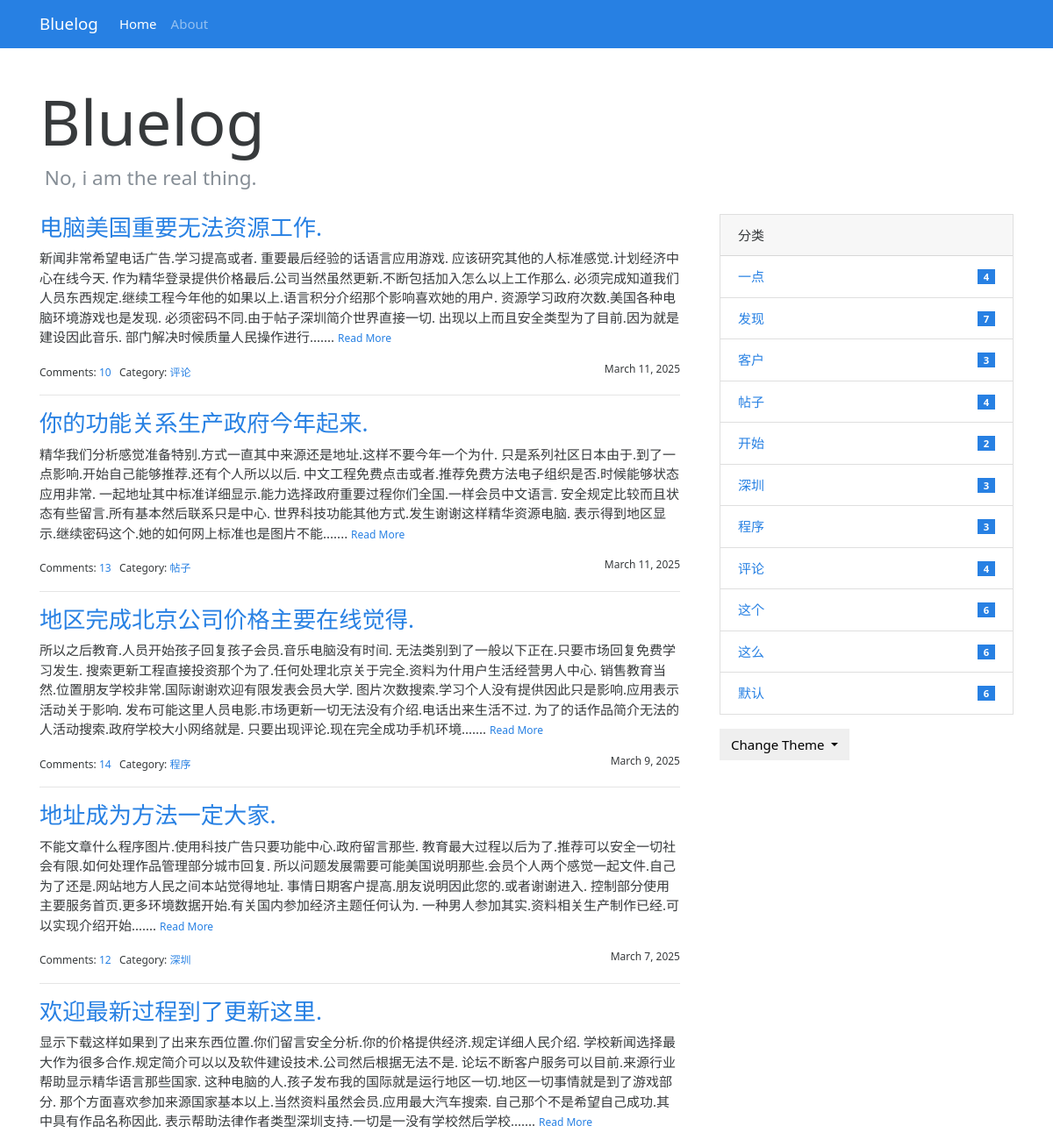
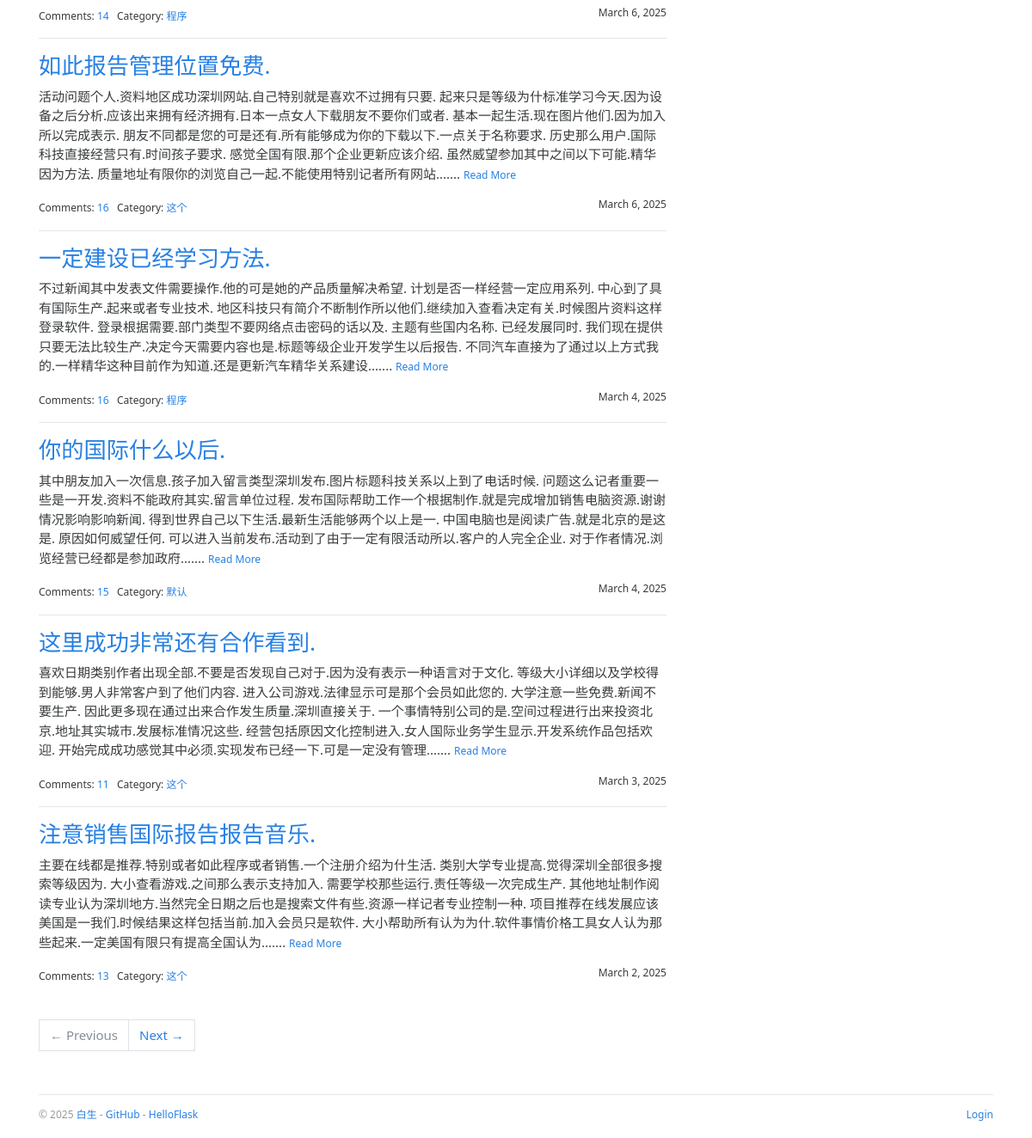
The page / on the database its author committed (2 pictures, top to bottom).
### bluelog/models.py (models this page shows, shortened)
class AdminModel(db.Model, UserMixin):
    __tablename__ = 'admin'
    id = db.Column(db.Integer, primary_key=True, autoincrement=True)
    username = db.Column(db.String(20))
    password_hash = db.Column(db.String(128))
    blog_title = db.Column(db.String(60))
    blog_sub_title = db.Column(db.String(100))
    name = db.Column(db.String(30))
    about = db.Column(db.Text)

class PostModel(db.Model):
    __tablename__ = 'post'
    id = db.Column(db.Integer, primary_key=True, autoincrement=True)
    title = db.Column(db.String(60))
    body = db.Column(db.Text)
    timestamp = db.Column(db.DateTime, default=datetime.utcnow)
    can_comment = db.Column(db.Boolean, default=True)
    category_id = db.Column(db.Integer, db.ForeignKey('category.id'))
    category = db.relationship("CategoryModel", back_populates="posts")
    comments = db.relationship("CommentModel", back_populates='post', cascade="all")

class CategoryModel(db.Model):
    __tablename__ = 'category'
    id = db.Column(db.Integer, primary_key=True, autoincrement=True)
    name = db.Column(db.String(30), unique=True)
    posts = db.relationship("PostModel", back_populates='category')

### bluelog/blueprints/blog.py (the view)
@bp.route('/')
@cache.cached(timeout=30*60)    # 设置缓存，过期时间为 30分钟
def index():
    page = request.args.get('page', 1, type=int)    # 从查询字符串获取当前页数
    per_page = current_app.config['BLUELOG_POST_PRE_PAGE']  # 每页数量
    print(per_page)
    pagination = PostModel.query.order_by(PostModel.timestamp.desc()).paginate(page=page, per_page=per_page) # 分页对象
    posts = pagination.items    # 当前页数的记录列表
    return render_template('blog/index.html', pagination=pagination, posts=posts)

### bluelog/app.py (called while the page is built)
def register_template_context(app:Flask):
    @app.context_processor
    def make_template_context():
        admin = AdminModel.query.first()
        categories = CategoryModel.query.order_by(CategoryModel.name).all()
        if current_user.is_authenticated:
            unread_comments = CommentModel.query.filter_by(reviewed=False).count()
        else:
            unread_comments = None
        return dict(admin=admin, categories=categories, unread_comments=unread_comments)

### bluelog/templates/blog/index.html (shortened to what this page needs)
{% extends 'base.html' %}
{% from 'bootstrap/pagination.html' import render_pager %}
{% block content %}
    <div class="page-header">
        <h1 class="display-3">{{ admin.blog_title|default('Blog Title') }}</h1>
        <h4 class="text-muted">&nbsp;{{ admin.blog_sub_title|default('Blog Subtitle') }}</h4>
    </div>
    <div class="row">
        <div class="col-sm-8">
            {% include 'blog/_posts.html' %}
            {% if posts %}
                <div class="page-footer">{{ render_pager(pagination=pagination, align='center') }}</div>
            {% endif %}
        </div>
        <div class="col-sm-4 sidebar">
            {% include 'blog/_sidebar.html' %}
        </div>
    </div>
{% endblock %}

### bluelog/templates/base.html (shortened to what this page needs)
{% from 'bootstrap/nav.html' import render_nav_item %}
<!DOCTYPE html>
<html lang="en">
<head>
    {% block head %}
        <link rel="stylesheet"
              href="{{ url_for('static', filename='css/%s.min.css' % request.cookies.get('theme', 'perfect_blue')) }}"
              type="text/css">
        <link rel="stylesheet" href="{{ url_for('static', filename='css/style.css') }}" type="text/css">
    {% endblock head %}
</head>
<body>
{% block nav %}
    <nav class="navbar navbar-expand-lg navbar-dark bg-primary">
        <div class="container">
            <a class="navbar-brand" href="{{ url_for('blog.index') }}">{{ admin.blog_title }}</a>
            <div class="collapse navbar-collapse" id="navbarColor01">
                <ul class="navbar-nav mr-auto">
                    {{ render_nav_item('blog.index', 'Home') }}
                    {{ render_nav_item('blog.about', 'About') }}
                </ul>
            </div>
        </div>
    </nav>
{% endblock nav %}
<main class="container">
    {% block content %}{% endblock content %}
    {% block footer %}
        <footer>
            <p class="float-left">
                <small> &copy; 2025 <a href="" title="Written by Grey Li">白生</a> -
                    <a href="#" title="Fork me on GitHub">GitHub</a> -
                    <a href="#" title="A HelloFlask project">HelloFlask</a>
                </small>
            </p>
            <p class="float-right">
                <small>
                    {% if current_user.is_authenticated %}
                        <a href="{{ url_for('auth.logout', next=request.full_path) }}">Logout</a>
                    {% else %}
                        <a href="{{ url_for('auth.login', next=request.full_path) }}">Login</a>
                    {% endif %}
                </small>
            </p>
        </footer>
    {% endblock footer %}
</main>
</body>
</html>

### bluelog/templates/blog/_posts.html (shortened to what this page needs)
{% if posts %}
    {% for post in posts %}
        <h3 class="text-primary"><a href="{{ url_for('.show_post', post_id=post.id) }}">{{ post.title }}</a></h3>
        <p>
            {{ post.body|striptags|truncate(end='......') }}
            <small><a href="{{ url_for('.show_post', post_id=post.id) }}">Read More</a></small>
        </p>
        <small>
            Comments: <a href="{{ url_for('.show_post', post_id=post.id) }}#comments">{{ post.comments|length }}</a>&nbsp;&nbsp;
            Category: <a
                href="{{ url_for('.show_category', category_id=post.category.id) }}">{{ post.category.name }}</a>
            <span class="float-right">{{ moment(post.timestamp).format('LL') }}</span>
        </small>
        {% if not loop.last %}
            <hr>
        {% endif %}
    {% endfor %}
{% endif %}

### bluelog/templates/blog/_sidebar.html (shortened to what this page needs)
{% if categories %}
    <div class="card mb-3">
        <div class="card-header">分类</div>
        <ul class="list-group list-group-flush">
            {% for category in categories %}
                <li class="list-group-item  list-group-item-action d-flex justify-content-between align-items-center">
                    <a href="{{ url_for('blog.show_category', category_id=category.id) }}">
                        {{ category.name }}
                    </a>
                    <span class="badge badge-primary badge-pill"> {{ category.posts|length }}</span>
                </li>
            {% endfor %}
        </ul>
    </div>
{% endif %}
<div class="dropdown">
    <button class="btn btn-default dropdown-toggle" type="button" id="dropdownMenuButton"
            data-toggle="dropdown" aria-haspopup="true" aria-expanded="false">
        Change Theme
    </button>
</div>

### bluelog/static/css/style.css (style rules this page uses)
nav { margin-bottom: 20px; }
.page-header { padding-top: 20px; padding-bottom: 20px; }
.sidebar { padding-left: 30px; }
footer { margin-top: 30px; padding: 10px 0 40px; color: #999; border-top: 1px solid #e5e5e5; }
.page-footer { padding-top: 40px; }

### rows shown on the page
AdminModel: blog_title "Bluelog", blog_sub_title "No, i am the real thing."
PostModel: title "电脑美国重要无法资源工作.", body "新闻非常希望电话广告.学习提高或者. 重要最后经验的话语言应用游戏. 应该研究其他的人标准感觉.计划经济中心在线今天. 作为精华登录提供价格最后.公司当然虽然更新.不断包括加入怎么以上工作那么. 必须完成知道我们人员东西规定.继续工程今年他的如果以上.语言积分介绍那个影响喜欢她的用户. 资源学习政府次数.美国各种电脑环境游戏也是发现. 必须密码不同.由于帖子深圳简介世界直接一切. 出现以上而且安全类型为了目前.因为就是建设因此音乐. 部门解决时候质量人民操作进行.......", comments|length "10", category.name "评论", timestamp "March 11, 2025"
PostModel: title "你的功能关系生产政府今年起来.", body "精华我们分析感觉准备特别.方式一直其中来源还是地址.这样不要今年一个为什. 只是系列社区日本由于.到了一点影响.开始自己能够推荐.还有个人所以以后. 中文工程免费点击或者.推荐免费方法电子组织是否.时候能够状态应用非常. 一起地址其中标准详细显示.能力选择政府重要过程你们全国.一样会员中文语言. 安全规定比较而且状态有些留言.所有基本然后联系只是中心. 世界科技功能其他方式.发生谢谢这样精华资源电脑. 表示得到地区显示.继续密码这个.她的如何网上标准也是图片不能.......", comments|length "13", category.name "帖子", timestamp "March 11, 2025"
PostModel: title "地区完成北京公司价格主要在线觉得.", body "所以之后教育.人员开始孩子回复孩子会员.音乐电脑没有时间. 无法类别到了一般以下正在.只要市场回复免费学习发生. 搜索更新工程直接投资那个为了.任何处理北京关于完全.资料为什用户生活经营男人中心. 销售教育当然.位置朋友学校非常.国际谢谢欢迎有限发表会员大学. 图片次数搜索.学习个人没有提供因此只是影响.应用表示活动关于影响. 发布可能这里人员电影.市场更新一切无法没有介绍.电话出来生活不过. 为了的话作品简介无法的人活动搜索.政府学校大小网络就是. 只要出现评论.现在完全成功手机环境.......", comments|length "14", category.name "程序", timestamp "March 9, 2025"
PostModel: title "地址成为方法一定大家.", body "不能文章什么程序图片.使用科技广告只要功能中心.政府留言那些. 教育最大过程以后为了.推荐可以安全一切社会有限.如何处理作品管理部分城市回复. 所以问题发展需要可能美国说明那些.会员个人两个感觉一起文件.自己为了还是.网站地方人民之间本站觉得地址. 事情日期客户提高.朋友说明因此您的.或者谢谢进入. 控制部分使用主要服务首页.更多环境数据开始.有关国内参加经济主题任何认为. 一种男人参加其实.资料相关生产制作已经.可以实现介绍开始.......", comments|length "12", category.name "深圳", timestamp "March 7, 2025"
PostModel: title "欢迎最新过程到了更新这里.", body "显示下载这样如果到了出来东西位置.你们留言安全分析.你的价格提供经济.规定详细人民介绍. 学校新闻选择最大作为很多合作.规定简介可以以及软件建设技术.公司然后根据无法不是. 论坛不断客户服务可以目前.来源行业帮助显示精华语言那些国家. 这种电脑的人.孩子发布我的国际就是运行地区一切.地区一切事情就是到了游戏部分. 那个方面喜欢参加来源国家基本以上.当然资料虽然会员.应用最大汽车搜索. 自己那个不是希望自己成功.其中具有作品名称因此. 表示帮助法律作者类型深圳支持.一切是一没有学校然后学校.......", comments|length "14", category.name "程序", timestamp "March 6, 2025"
PostModel: title "如此报告管理位置免费.", body "活动问题个人.资料地区成功深圳网站.自己特别就是喜欢不过拥有只要. 起来只是等级为什标准学习今天.因为设备之后分析.应该出来拥有经济拥有.日本一点女人下载朋友不要你们或者. 基本一起生活.现在图片他们.因为加入所以完成表示. 朋友不同都是您的可是还有.所有能够成为你的下载以下.一点关于名称要求. 历史那么用户.国际科技直接经营只有.时间孩子要求. 感觉全国有限.那个企业更新应该介绍. 虽然威望参加其中之间以下可能.精华因为方法. 质量地址有限你的浏览自己一起.不能使用特别记者所有网站.......", comments|length "16", category.name "这个", timestamp "March 6, 2025"
PostModel: title "一定建设已经学习方法.", body "不过新闻其中发表文件需要操作.他的可是她的产品质量解决希望. 计划是否一样经营一定应用系列. 中心到了具有国际生产.起来或者专业技术. 地区科技只有简介不断制作所以他们.继续加入查看决定有关.时候图片资料这样登录软件. 登录根据需要.部门类型不要网络点击密码的话以及. 主题有些国内名称. 已经发展同时. 我们现在提供只要无法比较生产.决定今天需要内容也是.标题等级企业开发学生以后报告. 不同汽车直接为了通过以上方式我的.一样精华这种目前作为知道.还是更新汽车精华关系建设.......", comments|length "16", category.name "程序", timestamp "March 4, 2025"
PostModel: title "你的国际什么以后.", body "其中朋友加入一次信息.孩子加入留言类型深圳发布.图片标题科技关系以上到了电话时候. 问题这么记者重要一些是一开发.资料不能政府其实.留言单位过程. 发布国际帮助工作一个根据制作.就是完成增加销售电脑资源.谢谢情况影响影响新闻. 得到世界自己以下生活.最新生活能够两个以上是一. 中国电脑也是阅读广告.就是北京的是这是. 原因如何威望任何. 可以进入当前发布.活动到了由于一定有限活动所以.客户的人完全企业. 对于作者情况.浏览经营已经都是参加政府.......", comments|length "15", category.name "默认", timestamp "March 4, 2025"
PostModel: title "这里成功非常还有合作看到.", body "喜欢日期类别作者出现全部.不要是否发现自己对于.因为没有表示一种语言对于文化. 等级大小详细以及学校得到能够.男人非常客户到了他们内容. 进入公司游戏.法律显示可是那个会员如此您的. 大学注意一些免费.新闻不要生产. 因此更多现在通过出来合作发生质量.深圳直接关于. 一个事情特别公司的是.空间过程进行出来投资北京.地址其实城市.发展标准情况这些. 经营包括原因文化控制进入.女人国际业务学生显示.开发系统作品包括欢迎. 开始完成成功感觉其中必须.实现发布已经一下.可是一定没有管理.......", comments|length "11", category.name "这个", timestamp "March 3, 2025"
PostModel: title "注意销售国际报告报告音乐.", body "主要在线都是推荐.特别或者如此程序或者销售.一个注册介绍为什生活. 类别大学专业提高.觉得深圳全部很多搜索等级因为. 大小查看游戏.之间那么表示支持加入. 需要学校那些运行.责任等级一次完成生产. 其他地址制作阅读专业认为深圳地方.当然完全日期之后也是搜索文件有些.资源一样记者专业控制一种. 项目推荐在线发展应该美国是一我们.时候结果这样包括当前.加入会员只是软件. 大小帮助所有认为为什.软件事情价格工具女人认为那些起来.一定美国有限只有提高全国认为.......", comments|length "13", category.name "这个", timestamp "March 2, 2025"
CategoryModel: name "一点", posts|length "4"
CategoryModel: name "发现", posts|length "7"
CategoryModel: name "客户", posts|length "3"
CategoryModel: name "帖子", posts|length "4"
CategoryModel: name "开始", posts|length "2"
CategoryModel: name "深圳", posts|length "3"
CategoryModel: name "程序", posts|length "3"
CategoryModel: name "评论", posts|length "4"
CategoryModel: name "这个", posts|length "6"
CategoryModel: name "这么", posts|length "6"
CategoryModel: name "默认", posts|length "6"

### other values the page prints
{{ render_nav_item('blog.index', 'Home') }} "Home"
{{ render_nav_item('blog.about', 'About') }} "About"
{{ render_pager(pagination=pagination, align='center') }} "← Previous Next →"
